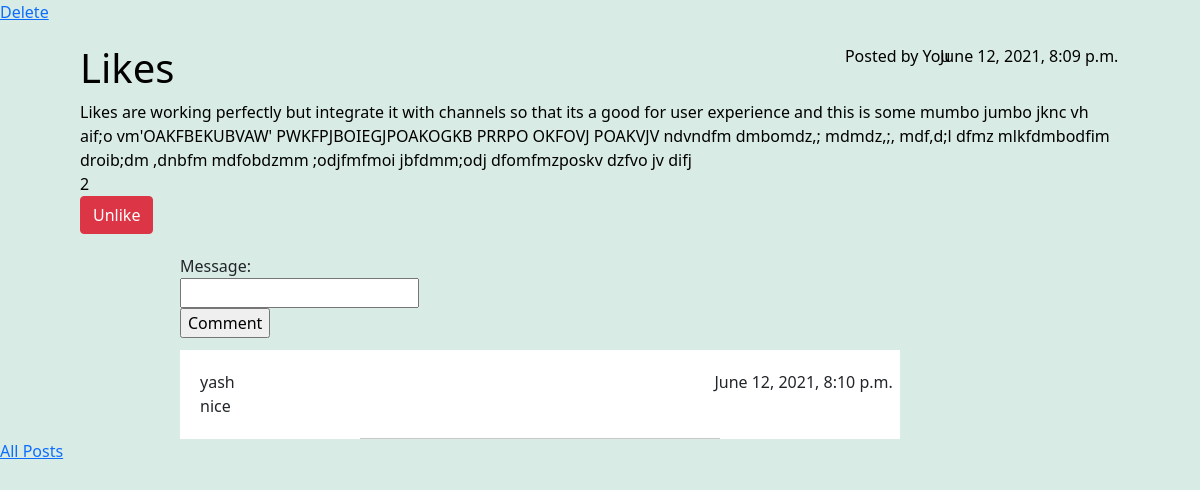
/18 (signed in), run on the app's committed database.
### post/models.py (models this page shows, shortened)
class Post(models.Model):
    title = models.CharField(max_length = 100)
    content = models.TextField()
    date_posted = models.DateTimeField(default = timezone.now)
    author = models.ForeignKey(User, on_delete = models.CASCADE, related_name="posts")
    liked_users = models.ManyToManyField(User, related_name="liked_posts")

class Comment(models.Model):
    post = models.ForeignKey(Post, on_delete=models.CASCADE, related_name="comments")
    user = models.ForeignKey(User, on_delete=models.CASCADE, related_name="comments")
    message = models.CharField(max_length=200)
    commented_on = models.DateTimeField(default= timezone.now)

### post/views.py (the view)
# urls.py: path("<int:post_id>", views.view_post, name="view_post"),
@login_required(login_url="users:login")
def view_post(request, post_id):
    post = get_object_or_404(Post, pk=post_id)
    comments = post.comments.all().order_by("-commented_on")
    liked_users = post.liked_users.all()
    if request.method == 'POST':
        form = CommentForm(request.POST)
        if form.is_valid():
            x = form.save(commit=False)
            x.user = request.user
            x.post = post
            x.save()
            messages.success(request, "Sucessfully added comment")
            return redirect(reverse("post:view_post", args=(post_id,)))
        messages.error(request, "Error! adding comment")
    else:
        form = CommentForm()
    return render(request, "post/view_post.html", {
        "post" : post,
        "comments" : comments,
        "form" : form ,
        "liked_users" : liked_users,
        "no_liked" : len(liked_users)
    })

### post/forms.py
class CommentForm(ModelForm):
    class Meta:
        model = Comment
        fields = ['message']

### post/templates/post/view_post.html (shortened to what this page needs)
{% extends "post/layout.html" %}
{% block body %}
    {% if request.user == post.author %}
        <a href="{% url 'post:delete_post' post.id %}">Delete</a>
    {% endif %}
    <div class="post-view">
        <h1 class="title"> {{ post.title }} </h1>
        <div class="author"> Posted by
            {% if request.user == post.author %}
                You
            {% else %}
                {{ post.author.first_name}}
            {% endif %}
        </div>
        <div class="date"> {{ post.date_posted }} </div>
        <div class="content"> {{ post.content }} </div>
        <div class="like"> {{ no_liked }}
            <form method="POST" action="{% url 'post:like_post' post.id %}">
                {% if request.user in liked_users %}
                    <button type="submit" class="btn btn-danger"  value="like"> Unlike </button>
                {% else %}
                    <input type="hidden" value="like" name="type">
                    <button type="submit" class="btn btn-success" value="like"> Like </button>
                {% endif %}
            </form>
        </div>
    </div>
    <form add="{% url 'post:view_post' post.id %}" method="POST" class="comment-form">
        {{form}}
        <input type="submit" value="Comment">
    </form>
    <div class="comments">
    {% for comment in comments %}
        <div class="comment">
            <div class="comment-author">
                {% if request.user == comment.user %}
                    You
                {% else %}
                    {{ comment.user.first_name}}
                {% endif %}
            </div>
            <div class="comment-date">{{ comment.commented_on }} </div>
            <div class="message"> {{ comment.message }} </div>
        </div>
        <hr style="width:50%; margin: auto; color:rgb(37, 32, 32);">
    {% empty %}
        <div class="empty">No comments yet</div>
    {% endfor %}
    </div>
    <a href="{% url 'post:index' %}">All Posts</a>
{% endblock %}

### post/static/post/styles.css (style rules this page uses)
* { margin: 0; box-sizing: border-box; }
body, .empty { background-color: #d8ebe4; }
.title, .date, .author { display: inline-block; }
.author { position: absolute; right: 60px; margin-right: 12%; font-weight: 500; }
.date { position: absolute; right: 0; margin-right: 2%; font-weight: 500; }
.post, .post-view { display: block; color: black; position: relative; -webkit-margin-collapse: collapse; margin-bottom: 10px; padding: 10px 20px 10px; transition: all 0.3s ease-in-out; }
.post-view { margin: 10px 5%; }
label { display: block; }
input { display: block; }
.comments { position: relative; width: 60%; margin-left: 15%; background-color: white; }
.comment-author, .comment-date { display: inline-block; font-weight: 500; }
.comment-date { position: absolute; right: 0; margin-right: 1%; }
.comment-form { margin-left: 15%; margin-bottom: 1%; }
.comment { padding: 20px; }

### data on the page
Post: title "Likes", date_posted "June 12, 2021, 8:09 p.m.", content "Likes are working perfectly but integrate it with channels so that its a good for user experience and this is some mumbo jumbo jknc vh aif;o vm'OAKFBEKUBVAW' PWKFPJBOIEGJPOAKOGKB PRRPO OKFOVJ POAKVJV ndvndfm dmbomdz,; mdmdz,;, mdf,d;l dfmz mlkfdmbodfim droib;dm ,dnbfm mdfobdzmm ;odjfmfmoi jbfdmm;odj dfomfmzposkv dzfvo jv difj"
Comment: user.first_name "yash", commented_on "June 12, 2021, 8:10 p.m.", message "nice"

### other printed values
{{ no_liked }} "2"
